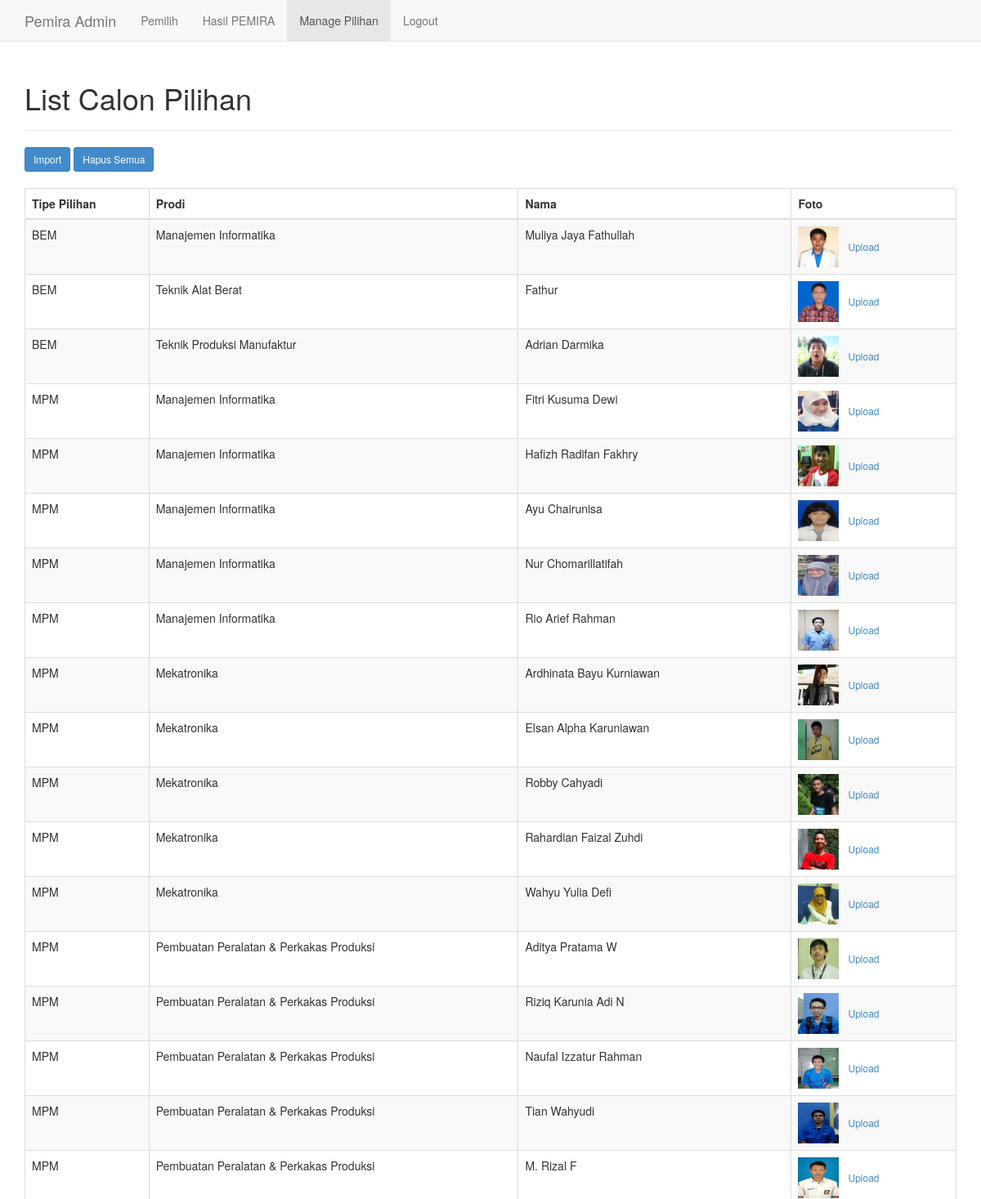
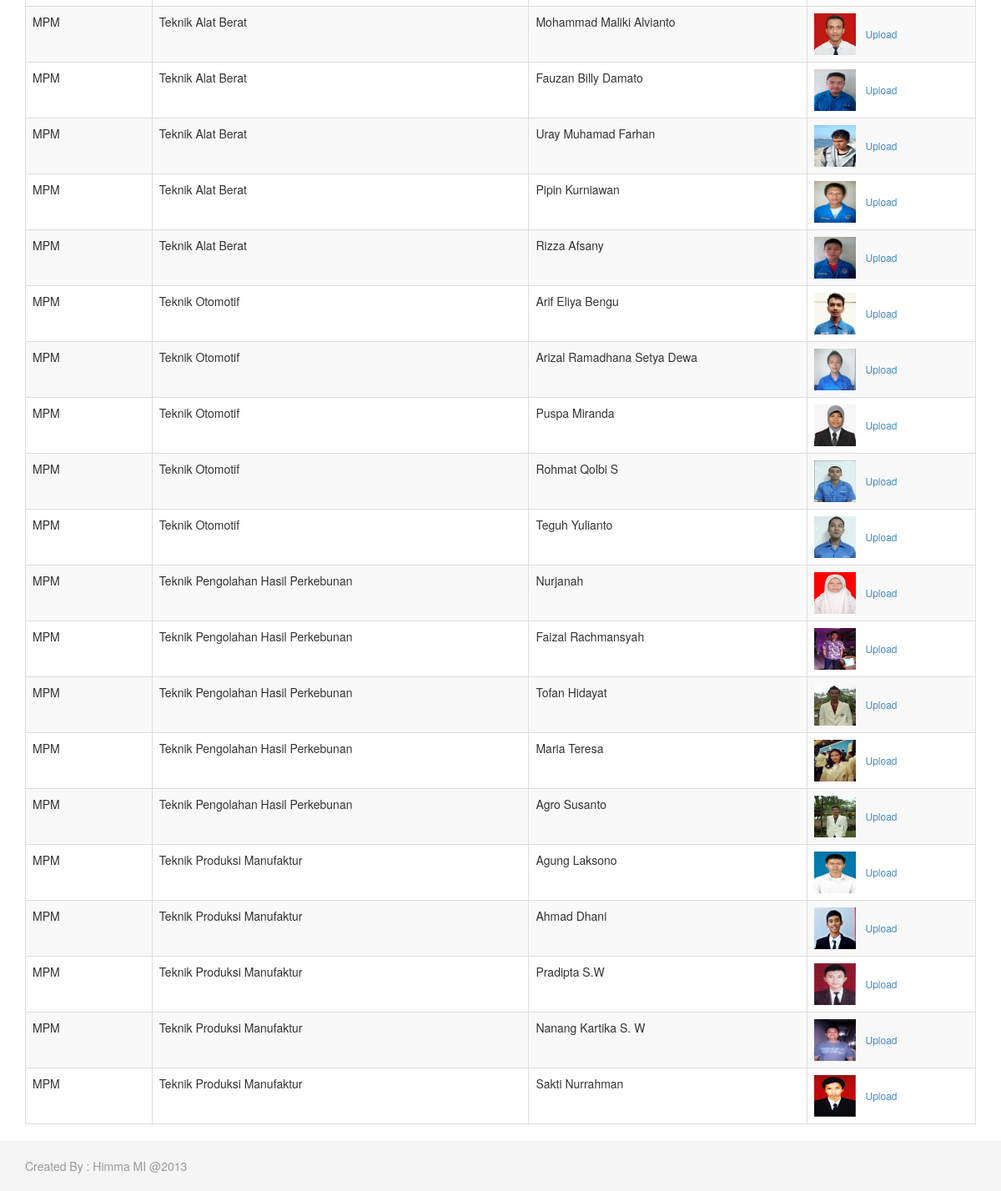
Page /adminpilihan.php (signed in) on the committed database (2 pictures, top to bottom).
### tables this page shows
CREATE TABLE IF NOT EXISTS `calonpilihan` (
  `id` int(11) NOT NULL AUTO_INCREMENT,
  `fkProdi` int(11) NOT NULL,
  `fkTipePilihan` int(11) NOT NULL,
  `nama` varchar(150) NOT NULL,
  `deskripsi` text NOT NULL,
  `foto` text NOT NULL,
  PRIMARY KEY (`id`),
  KEY `fkProdi` (`fkProdi`),
  KEY `fkTipePilihan` (`fkTipePilihan`)
);

CREATE TABLE IF NOT EXISTS `tipepilihan` (
  `id` int(11) NOT NULL AUTO_INCREMENT,
  `nama` varchar(150) NOT NULL,
  `global` tinyint(1) NOT NULL,
  PRIMARY KEY (`id`)
);

CREATE TABLE IF NOT EXISTS `prodi` (
  `id` int(11) NOT NULL AUTO_INCREMENT,
  `name` varchar(150) NOT NULL,
  `alias` varchar(50) NOT NULL,
  PRIMARY KEY (`id`)
);

### adminpilihan.php (the view, shortened to what this page needs)
<!DOCTYPE html>
<html lang="en"><head>
    <link href="css/bootstrap.css" rel="stylesheet">
    <link href="css/sticky-footer-navbar.css" rel="stylesheet">
  </head>
  <body style="">
    <div id="wrap">
      <div class="navbar navbar-default navbar-fixed-top" role="navigation">
        <div class="container">
          <div class="navbar-header">
            <a class="navbar-brand" href="#">Pemira Admin</a>
          </div>
          <div class="collapse navbar-collapse">
            <ul class="nav navbar-nav">
              <li ><a href="adminindex.php">Pemilih</a></li>
              <li><a href="adminresult.php">Hasil PEMIRA</a></li>
              <li class="active"><a href="adminpilihan.php">Manage Pilihan</a></li>
              <li><a href="adminlogout.php">Logout</a></li>
            </ul>
          </div>
        </div>
      </div>
      <div class="container">
        <div class="page-header">
          <h1>List Calon Pilihan</h1>
        </div>
        <button class="btn btn-primary btn-sm" data-toggle="modal" data-target="#ImportModal">Import</button>
        <button class="btn btn-primary btn-sm" data-toggle="modal" data-target="#DeleteAllModal">Hapus Semua</button>
        <br />
        <br />
        <table class="table table-bordered table-striped table-hover with-check">
                  <thead>
                    <tr>
                      <th>Tipe Pilihan</th>
                      <th>Prodi</th>
                      <th>Nama</th>
                      <th>Foto</th>
                    </tr>
                  </thead>
                  <tbody>
                    <?php
                      $query = 'select calonpilihan.id as id, prodi.name as prodi, tipepilihan.nama as tipe, calonpilihan.nama as nama, calonpilihan.foto as foto from calonpilihan left join prodi on fkProdi = prodi.id left join tipepilihan on fkTipePilihan = tipepilihan.id Order By  fkTipePilihan, prodi.name ';
                      $exe = mysql_query($query);
                      while($array=mysql_fetch_array($exe)) {
                    ?>
                    <tr>
                      <td><?php echo $array['tipe']; ?></td>
                      <td><?php echo $array['prodi']; ?></td>
                      <td><?php echo $array['nama']; ?></td>
                      <td><img src="<?php echo $array['foto']; ?>" width="50" height="50"><a class="upload-button btn btn-sm" data-toggle="modal" data-target="#upload">Upload</a></td>
                    </tr>
                    <?php
                      }
                    ?>
                  </tbody>
                </table>
      </div>
    </div>
    <div id="footer">
      <div class="container">
        <p class="text-muted credit">Created By : Himma MI @2013</p>
      </div>
    </div>
</body></html>

### css/sticky-footer-navbar.css (style rules this page uses)
html, body { height: 100%; }
#wrap { min-height: 100%; height: auto; margin: 0 auto -60px; padding: 0 0 60px; }
#footer { height: 60px; background-color: #f5f5f5; }
#wrap > .container { padding: 60px 15px 0; }
.container .credit { margin: 20px 0; }
#footer > .container { padding-left: 15px; padding-right: 15px; }

### rows in the picture
calonpilihan: fkTipePilihan.nama "BEM", fkProdi.name "Manajemen Informatika", nama "Muliya Jaya Fathullah", foto (picture)
calonpilihan: fkTipePilihan.nama "BEM", fkProdi.name "Teknik Alat Berat", nama "Fathur", foto (picture)
calonpilihan: fkTipePilihan.nama "BEM", fkProdi.name "Teknik Produksi Manufaktur", nama "Adrian Darmika", foto (picture)
calonpilihan: fkTipePilihan.nama "MPM", fkProdi.name "Manajemen Informatika", nama "Fitri Kusuma Dewi", foto (picture)
calonpilihan: fkTipePilihan.nama "MPM", fkProdi.name "Manajemen Informatika", nama "Hafizh Radifan Fakhry", foto (picture)
calonpilihan: fkTipePilihan.nama "MPM", fkProdi.name "Manajemen Informatika", nama "Ayu Chairunisa", foto (picture)
calonpilihan: fkTipePilihan.nama "MPM", fkProdi.name "Manajemen Informatika", nama "Nur Chomarillatifah", foto (picture)
calonpilihan: fkTipePilihan.nama "MPM", fkProdi.name "Manajemen Informatika", nama "Rio Arief Rahman", foto (picture)
calonpilihan: fkTipePilihan.nama "MPM", fkProdi.name "Mekatronika", nama "Ardhinata Bayu Kurniawan", foto (picture)
calonpilihan: fkTipePilihan.nama "MPM", fkProdi.name "Mekatronika", nama "Elsan Alpha Karuniawan", foto (picture)
calonpilihan: fkTipePilihan.nama "MPM", fkProdi.name "Mekatronika", nama "Robby Cahyadi", foto (picture)
calonpilihan: fkTipePilihan.nama "MPM", fkProdi.name "Mekatronika", nama "Rahardian Faizal Zuhdi", foto (picture)
calonpilihan: fkTipePilihan.nama "MPM", fkProdi.name "Mekatronika", nama "Wahyu Yulia Defi", foto (picture)
calonpilihan: fkTipePilihan.nama "MPM", fkProdi.name "Pembuatan Peralatan & Perkakas Produksi", nama "Aditya Pratama W", foto (picture)
calonpilihan: fkTipePilihan.nama "MPM", fkProdi.name "Pembuatan Peralatan & Perkakas Produksi", nama "Riziq Karunia Adi N", foto (picture)
calonpilihan: fkTipePilihan.nama "MPM", fkProdi.name "Pembuatan Peralatan & Perkakas Produksi", nama "Naufal Izzatur Rahman", foto (picture)
calonpilihan: fkTipePilihan.nama "MPM", fkProdi.name "Pembuatan Peralatan & Perkakas Produksi", nama "Tian Wahyudi", foto (picture)
calonpilihan: fkTipePilihan.nama "MPM", fkProdi.name "Pembuatan Peralatan & Perkakas Produksi", nama "M. Rizal F", foto (picture)
calonpilihan: fkTipePilihan.nama "MPM", fkProdi.name "Teknik Alat Berat", nama "Mohammad Maliki Alvianto", foto (picture)
calonpilihan: fkTipePilihan.nama "MPM", fkProdi.name "Teknik Alat Berat", nama "Fauzan Billy Damato", foto (picture)
calonpilihan: fkTipePilihan.nama "MPM", fkProdi.name "Teknik Alat Berat", nama "Uray Muhamad Farhan", foto (picture)
calonpilihan: fkTipePilihan.nama "MPM", fkProdi.name "Teknik Alat Berat", nama "Pipin Kurniawan", foto (picture)
calonpilihan: fkTipePilihan.nama "MPM", fkProdi.name "Teknik Alat Berat", nama "Rizza Afsany", foto (picture)
calonpilihan: fkTipePilihan.nama "MPM", fkProdi.name "Teknik Otomotif", nama "Arif Eliya Bengu", foto (picture)
calonpilihan: fkTipePilihan.nama "MPM", fkProdi.name "Teknik Otomotif", nama "Arizal Ramadhana Setya Dewa", foto (picture)
calonpilihan: fkTipePilihan.nama "MPM", fkProdi.name "Teknik Otomotif", nama "Puspa Miranda", foto (picture)
calonpilihan: fkTipePilihan.nama "MPM", fkProdi.name "Teknik Otomotif", nama "Rohmat Qolbi S", foto (picture)
calonpilihan: fkTipePilihan.nama "MPM", fkProdi.name "Teknik Otomotif", nama "Teguh Yulianto", foto (picture)
calonpilihan: fkTipePilihan.nama "MPM", fkProdi.name "Teknik Pengolahan Hasil Perkebunan", nama "Nurjanah", foto (picture)
calonpilihan: fkTipePilihan.nama "MPM", fkProdi.name "Teknik Pengolahan Hasil Perkebunan", nama "Faizal Rachmansyah", foto (picture)
calonpilihan: fkTipePilihan.nama "MPM", fkProdi.name "Teknik Pengolahan Hasil Perkebunan", nama "Tofan Hidayat", foto (picture)
calonpilihan: fkTipePilihan.nama "MPM", fkProdi.name "Teknik Pengolahan Hasil Perkebunan", nama "Maria Teresa", foto (picture)
calonpilihan: fkTipePilihan.nama "MPM", fkProdi.name "Teknik Pengolahan Hasil Perkebunan", nama "Agro Susanto", foto (picture)
calonpilihan: fkTipePilihan.nama "MPM", fkProdi.name "Teknik Produksi Manufaktur", nama "Agung Laksono", foto (picture)
calonpilihan: fkTipePilihan.nama "MPM", fkProdi.name "Teknik Produksi Manufaktur", nama "Ahmad Dhani", foto (picture)
calonpilihan: fkTipePilihan.nama "MPM", fkProdi.name "Teknik Produksi Manufaktur", nama "Pradipta S.W", foto (picture)
calonpilihan: fkTipePilihan.nama "MPM", fkProdi.name "Teknik Produksi Manufaktur", nama "Nanang Kartika S. W", foto (picture)
calonpilihan: fkTipePilihan.nama "MPM", fkProdi.name "Teknik Produksi Manufaktur", nama "Sakti Nurrahman", foto (picture)
